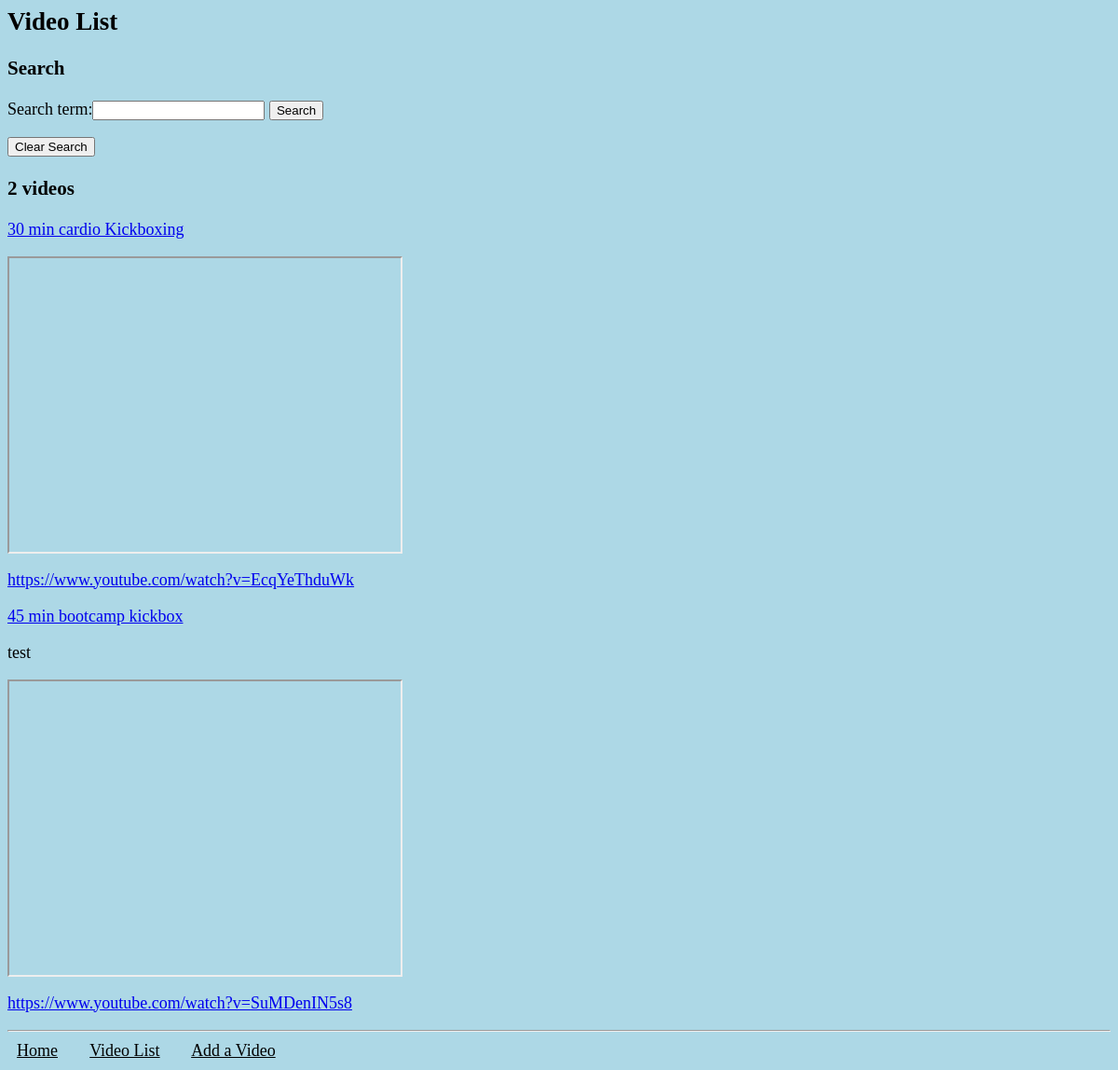
Page /video_list on the earlier database version.
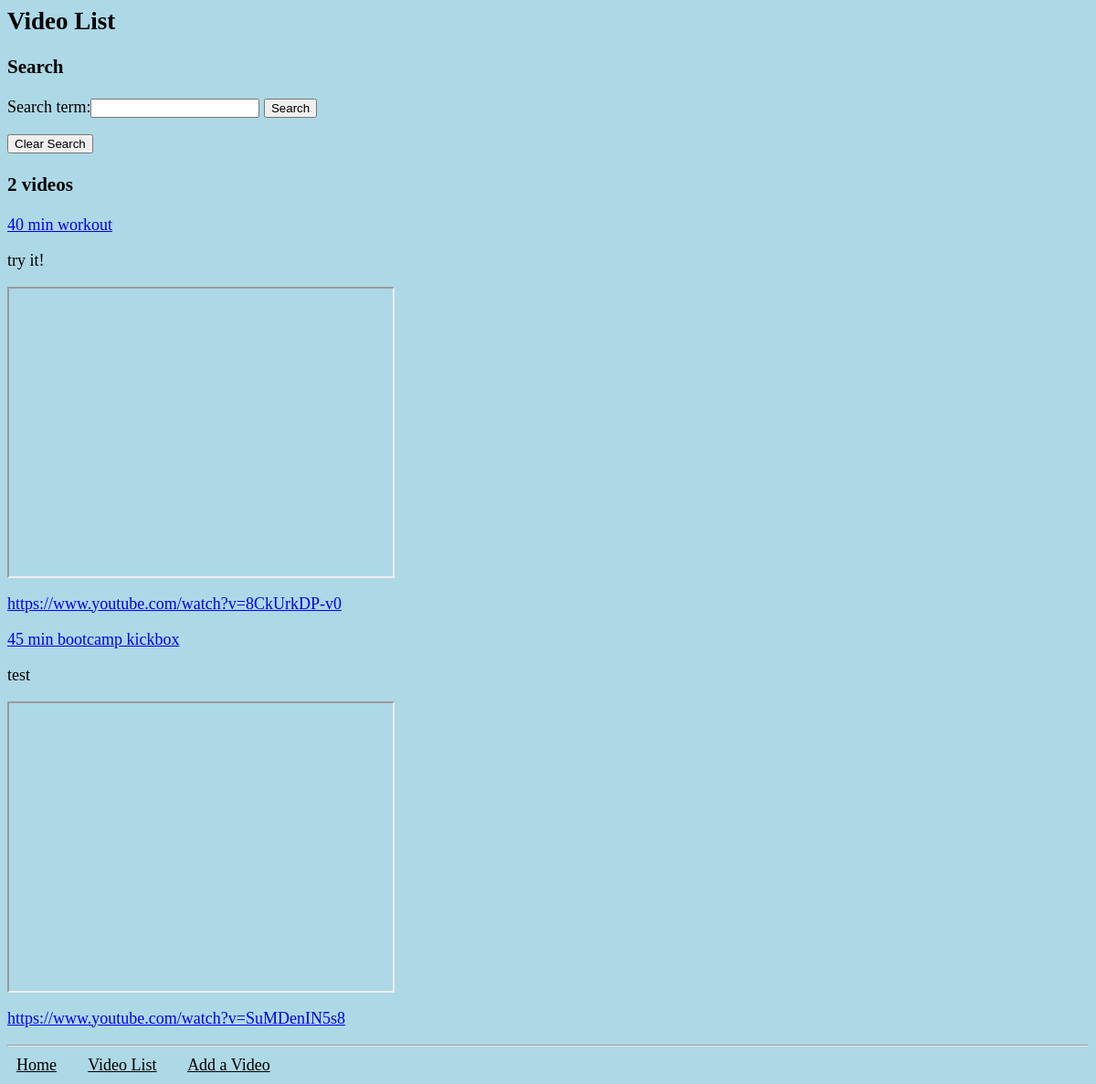
Same page on the later database version.
### video_collection/models.py (models this page shows, shortened)
class Video(models.Model):
    name = models.CharField(max_length=200)
    url = models.CharField(max_length=400)
    notes = models.TextField(blank=True, null=True)
    video_id = models.CharField(max_length=40, unique=True)

### video_collection/views.py (the view)
# urls.py: path('video_list', views.video_list, name='video_list'),
def video_list(request):
    search_form = SearchForm(request.GET) #build form out of info user submitted
    if search_form.is_valid():
        search_term = search_form.cleaned_data['search_term']
        videos = Video.objects.filter(name__icontains=search_term).order_by(Lower('name'))
    else: #form is not filled in
        search_form = SearchForm() #make a new search form
        videos = Video.objects.order_by(Lower('name')) #get all the videos
    return render(request, 'video_collection/video_list.html', {'videos': videos, 'search_form': search_form})

### video_collection/forms.py
class SearchForm(forms.Form): #basic django form; not related to a model
    search_term =forms.CharField()

### video_collection/templates/video_collection/video_list.html
{% extends 'video_collection/base.html' %}
{% block content %}
<h2>Video List</h2>
<h3>Search</h3>
<form method="GET" action="{% url 'video_list' %}">
    {{ search_form  }}
    <button type="submit">Search</button>
</form>
    <a href="{% url 'video_list' %}">
        <button>Clear Search</button>
    </a>
<h3>{{ videos|length }} video{{ videos|length|pluralize }}</h3>
{% for video in videos %}
    <div>
        <span id="video-name{{ video.pk }}" class = "video-name">
            <a href="{% url 'video_detail' video_pk=video.pk %}">{{ video.name }}</a>
        </span>
        <p>{{ video.notes }}</p>
        <iframe width="420" height="315" src="https://youtube.com/embed/{{ video.video_id }}"></iframe>
        <p><a href="{{video.url}}">{{ video.url }}</a></p>
    </div>
    {% empty %}
    <p>No videos</p>
{% endfor %}
{% endblock %}

### video_collection/templates/video_collection/base.html
{% load static %}
<html>
    <head>
        <link rel="stylesheet" href="https://cdn.jsdelivr.net/gh/kognise/water.css@latest/dist/light.min.css">
        <link rel="stylesheet" href="{% static 'css/style.css' %}">
    </head>
    <body>
        {% block content %}
        {% endblock %}
<hr>
<div class="navigation">
    <a href="{% url 'home' %}">Home</a>
    <a href="{% url 'video_list' %}">Video List</a>
    <a href="{% url 'add_video' %}">Add a Video</a>
</div>
    </body>
</html>

### video_collection/static/css/style.css (style rules this page uses)
body { background-color: lightblue; font-size: large; }
.navigation { margin: 10px; }
.navigation >a { color: black; padding-right: 30px; }

Differences in the rows shown:
removed Video: name "30 min cardio Kickboxing", url "https://www.youtube.com/watch?v=EcqYeThduWk"
added Video: name "40 min workout", notes "try it!", url "https://www.youtube.com/watch?v=8CkUrkDP-v0"
